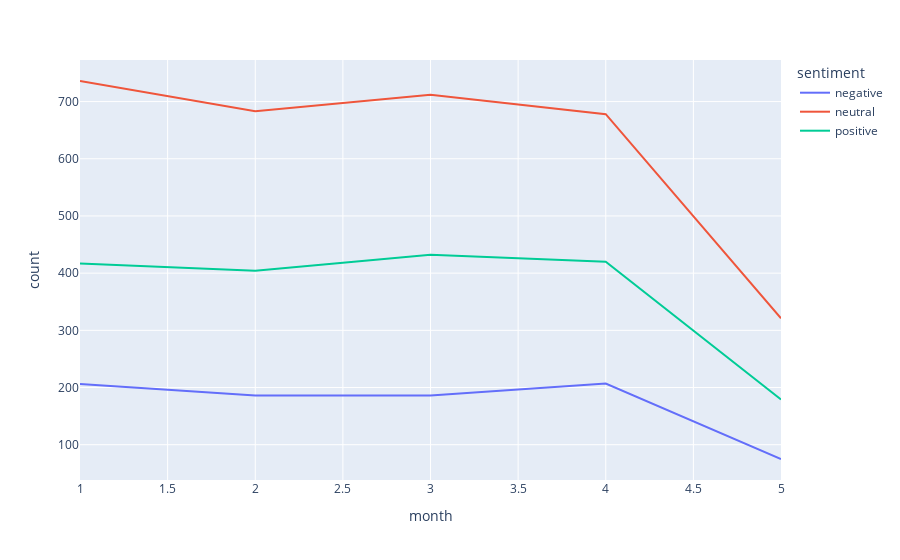

This figure's notebook cell:
### Code cell
gp_sentiments_df = (financial_data.groupby(["sentiment", "month"])
                    .count()["length"]
                    .reset_index()
                    .rename(columns={"length": "count"}))

gp_sentiments_df.to_csv(r"data\preprocess\FinancialPhraseBank-v1.0\sentiments_periods.csv", index=False)

fig = px.line(gp_sentiments_df, x="month", y="count", color="sentiment")
fig.show()

### Figure 1 — Plotly figure (JSON) as saved in the notebook; plotly's stock layout.template omitted (floating-point values rounded to 4 significant figures)
{"data": [{"hovertemplate": "sentiment=negative<br>month=%{x}<br>count=%{y}<extra></extra>", "legendgroup": "negative", "line": {"color": "#636efa", "dash": "solid"}, "marker": {"symbol": "circle"}, "mode": "lines", "name": "negative", "orientation": "v", "showlegend": true, "type": "scatter", "x": [1, 2, 3, 4, 5], "xaxis": "x", "y": [206, 186, 186, 207, 75], "yaxis": "y"}, {"hovertemplate": "sentiment=neutral<br>month=%{x}<br>count=%{y}<extra></extra>", "legendgroup": "neutral", "line": {"color": "#EF553B", "dash": "solid"}, "marker": {"symbol": "circle"}, "mode": "lines", "name": "neutral", "orientation": "v", "showlegend": true, "type": "scatter", "x": [1, 2, 3, 4, 5], "xaxis": "x", "y": [736, 683, 712, 678, 321], "yaxis": "y"}, {"hovertemplate": "sentiment=positive<br>month=%{x}<br>count=%{y}<extra></extra>", "legendgroup": "positive", "line": {"color": "#00cc96", "dash": "solid"}, "marker": {"symbol": "circle"}, "mode": "lines", "name": "positive", "orientation": "v", "showlegend": true, "type": "scatter", "x": [1, 2, 3, 4, 5], "xaxis": "x", "y": [417, 404, 432, 420, 179], "yaxis": "y"}], "layout": {"legend": {"title": {"text": "sentiment"}, "tracegroupgap": 0}, "margin": {"t": 60}, "xaxis": {"anchor": "y", "domain": [0, 1], "title": {"text": "month"}}, "yaxis": {"anchor": "x", "domain": [0, 1], "title": {"text": "count"}}}}
